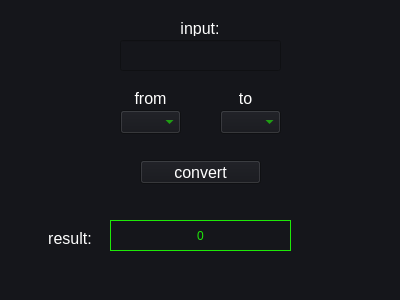
<?xml version="1.0" encoding="UTF-8"?>
<ui version="4.0">
 <class>MainWindow</class>
 <widget class="QMainWindow" name="MainWindow">
  <property name="geometry">
   <rect>
    <x>0</x>
    <y>0</y>
    <width>400</width>
    <height>300</height>
   </rect>
  </property>
  <property name="windowTitle">
   <string>MainWindow</string>
  </property>
  <property name="styleSheet">
   <string notr="true">background-color:rgb(21, 22, 27)</string>
  </property>
  <widget class="QWidget" name="centralWidget">
   <widget class="QComboBox" name="destinationNotation">
    <property name="geometry">
     <rect>
      <x>220</x>
      <y>110</y>
      <width>61</width>
      <height>24</height>
     </rect>
    </property>
    <property name="styleSheet">
     <string notr="true">font: 12pt; color:rgb(30, 232, 8)</string>
    </property>
   </widget>
   <widget class="QComboBox" name="sourceNotation">
    <property name="geometry">
     <rect>
      <x>120</x>
      <y>110</y>
      <width>61</width>
      <height>24</height>
     </rect>
    </property>
    <property name="styleSheet">
     <string notr="true">font: 12pt; color:rgb(30, 232, 8)</string>
    </property>
   </widget>
   <widget class="QPushButton" name="convertButton">
    <property name="geometry">
     <rect>
      <x>140</x>
      <y>160</y>
      <width>121</width>
      <height>24</height>
     </rect>
    </property>
    <property name="styleSheet">
     <string notr="true">font: 12pt; color:rgb(255, 255, 255)</string>
    </property>
    <property name="text">
     <string>convert</string>
    </property>
   </widget>
   <widget class="QLabel" name="resaultLabel">
    <property name="geometry">
     <rect>
      <x>110</x>
      <y>220</y>
      <width>181</width>
      <height>31</height>
     </rect>
    </property>
    <property name="styleSheet">
     <string notr="true">font: 13pt &quot;Monaco&quot;; color:rgb(30, 232, 8)</string>
    </property>
    <property name="frameShape">
     <enum>QFrame::Panel</enum>
    </property>
    <property name="text">
     <string>0</string>
    </property>
    <property name="alignment">
     <set>Qt::AlignCenter</set>
    </property>
   </widget>
   <widget class="QLabel" name="label_2">
    <property name="geometry">
     <rect>
      <x>170</x>
      <y>20</y>
      <width>60</width>
      <height>16</height>
     </rect>
    </property>
    <property name="styleSheet">
     <string notr="true">font: 12pt; color:rgb(255, 255, 255)</string>
    </property>
    <property name="text">
     <string>input:</string>
    </property>
    <property name="alignment">
     <set>Qt::AlignCenter</set>
    </property>
   </widget>
   <widget class="QLabel" name="label_3">
    <property name="geometry">
     <rect>
      <x>230</x>
      <y>90</y>
      <width>31</width>
      <height>16</height>
     </rect>
    </property>
    <property name="styleSheet">
     <string notr="true">font: 12pt; color:rgb(255, 255, 255)</string>
    </property>
    <property name="text">
     <string>to</string>
    </property>
    <property name="alignment">
     <set>Qt::AlignCenter</set>
    </property>
   </widget>
   <widget class="QLabel" name="label_4">
    <property name="geometry">
     <rect>
      <x>130</x>
      <y>90</y>
      <width>41</width>
      <height>16</height>
     </rect>
    </property>
    <property name="styleSheet">
     <string notr="true">font: 12pt; color:rgb(255, 255, 255)</string>
    </property>
    <property name="text">
     <string>from</string>
    </property>
    <property name="alignment">
     <set>Qt::AlignCenter</set>
    </property>
   </widget>
   <widget class="QLabel" name="label_5">
    <property name="geometry">
     <rect>
      <x>40</x>
      <y>230</y>
      <width>60</width>
      <height>16</height>
     </rect>
    </property>
    <property name="styleSheet">
     <string notr="true">font: 12pt; color:rgb(255, 255, 255)</string>
    </property>
    <property name="text">
     <string>result:</string>
    </property>
    <property name="alignment">
     <set>Qt::AlignCenter</set>
    </property>
   </widget>
   <widget class="QLineEdit" name="inputEdit">
    <property name="geometry">
     <rect>
      <x>120</x>
      <y>40</y>
      <width>161</width>
      <height>31</height>
     </rect>
    </property>
    <property name="mouseTracking">
     <bool>false</bool>
    </property>
    <property name="styleSheet">
     <string notr="true">font: 14pt &quot;Monaco&quot;; color:rgb(105, 228, 22)</string>
    </property>
    <property name="frame">
     <bool>true</bool>
    </property>
    <property name="alignment">
     <set>Qt::AlignCenter</set>
    </property>
   </widget>
  </widget>
 </widget>
 <layoutdefault spacing="6" margin="11"/>
 <resources/>
 <connections/>
</ui>
